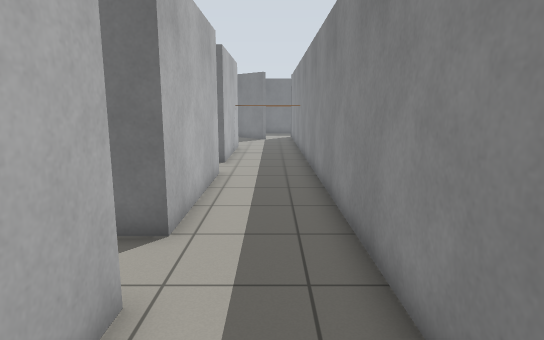
[1] (above)

24 first-person views from a walk through a Gazebo world. The camera is 1.2 m above the floor, tilts 10° down and sees 75° across. The floor is counted in squares, 0.5 m on a side. Each view is taken from the middle of a square. On the plan, view 1 faces up. The plan holds only what a view shows up to about 20 squares ahead; the rest is blank.

[2]
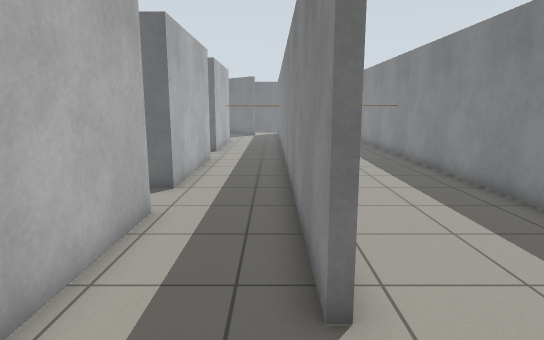

[3]
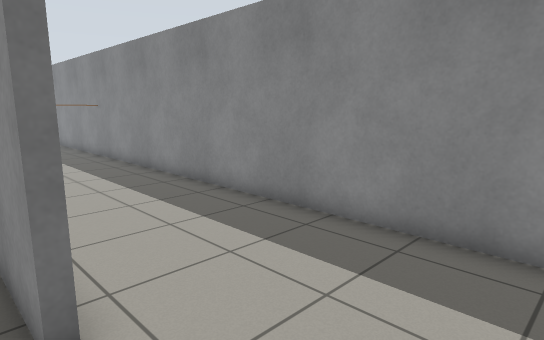

[4]
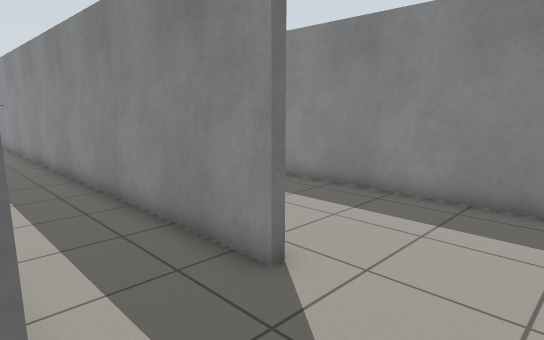

[5]
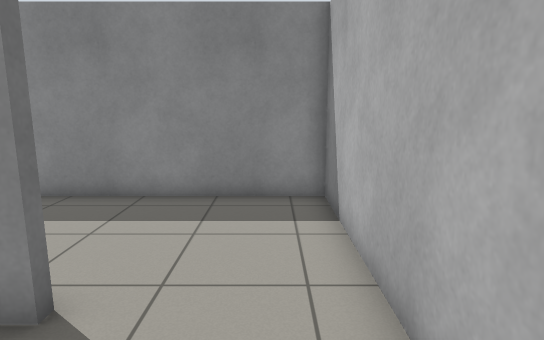

[6]
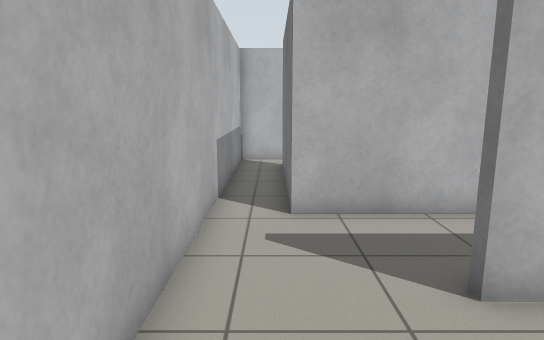

[7]
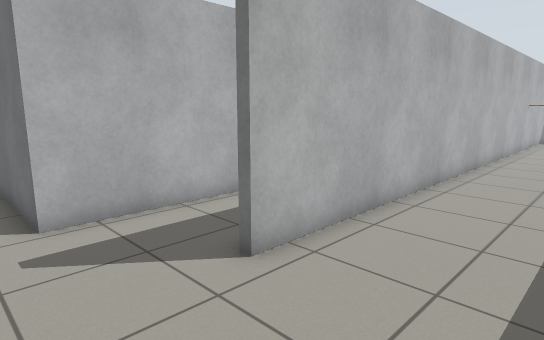

[8]
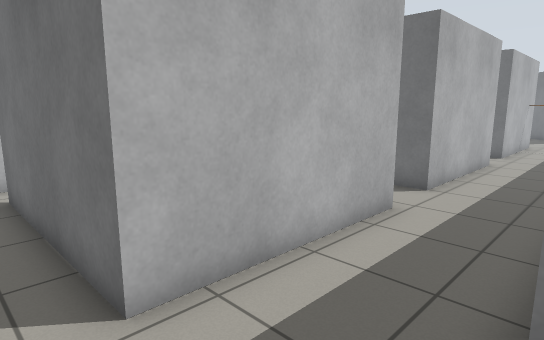

[9]
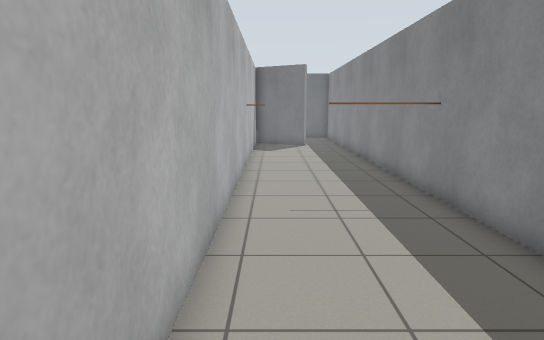

[10]
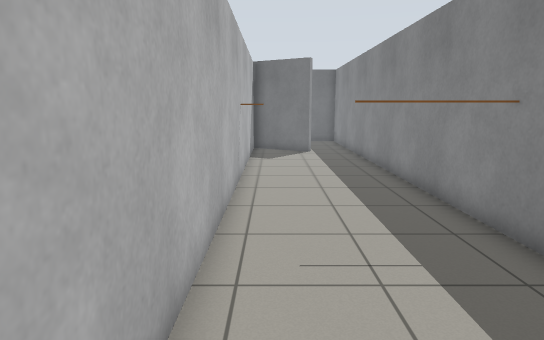

[11]
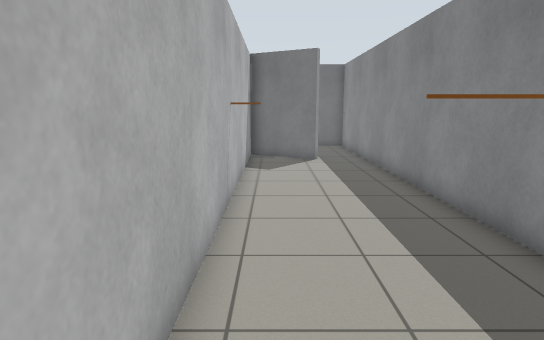

[12]
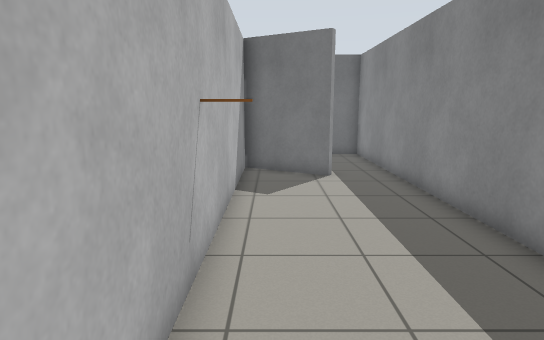

[13]
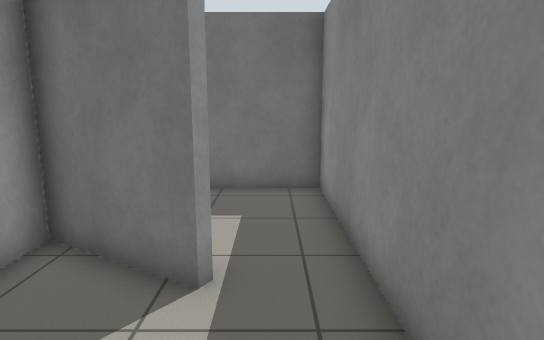

[14]
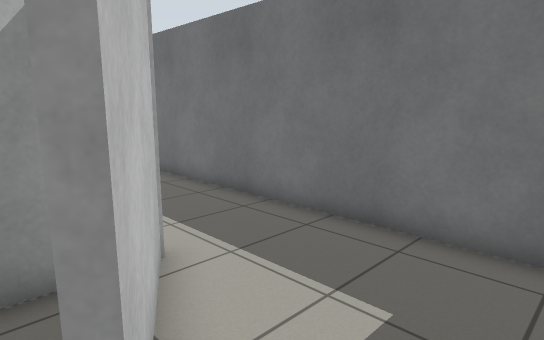

[15]
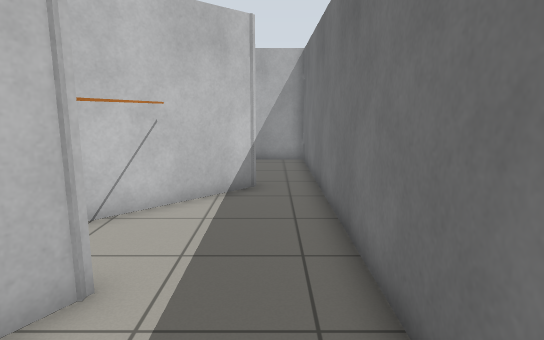

[16]
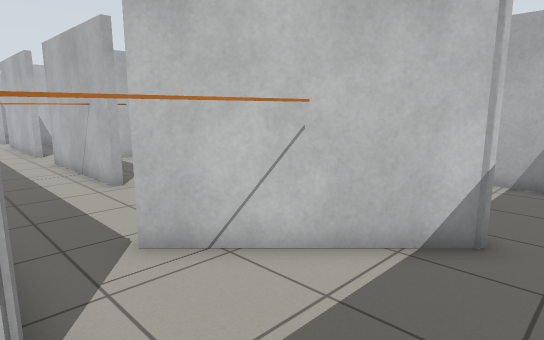

[17]
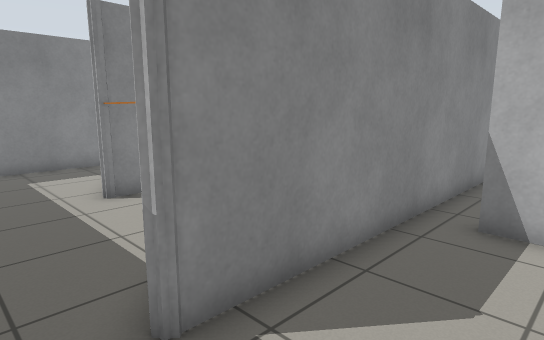

[18]
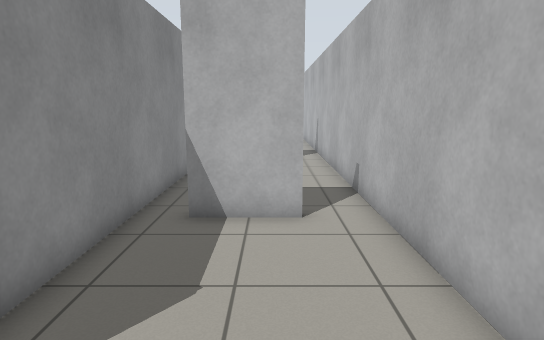

[19]
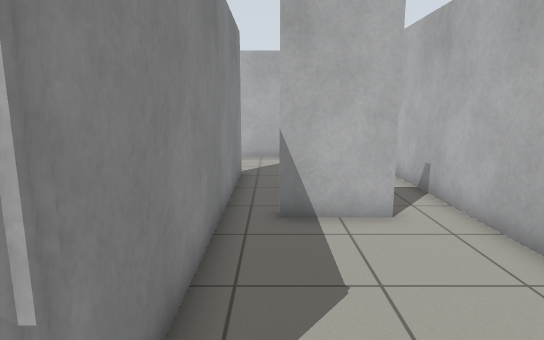

[20]
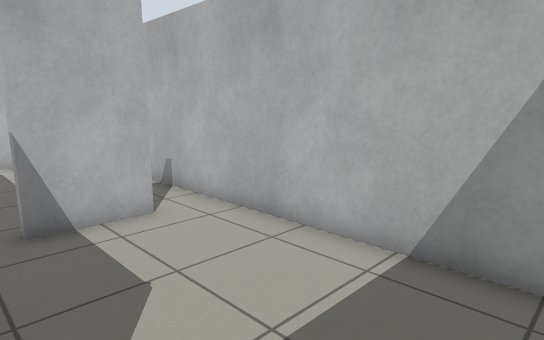

[21]
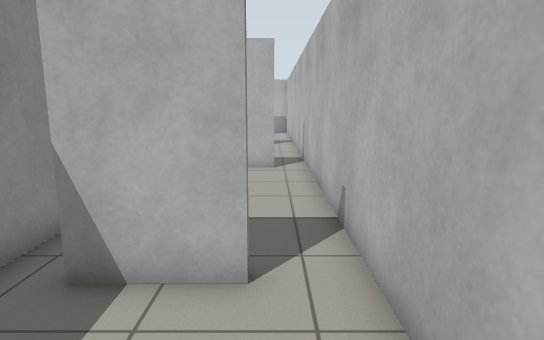

[22]
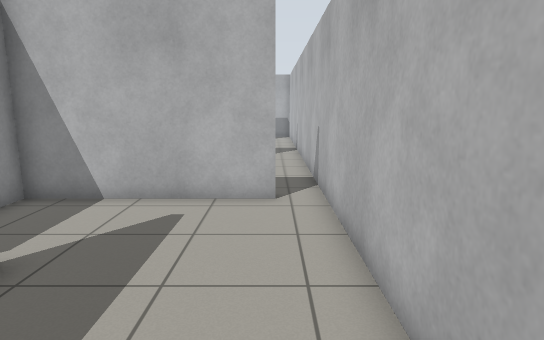

[23]
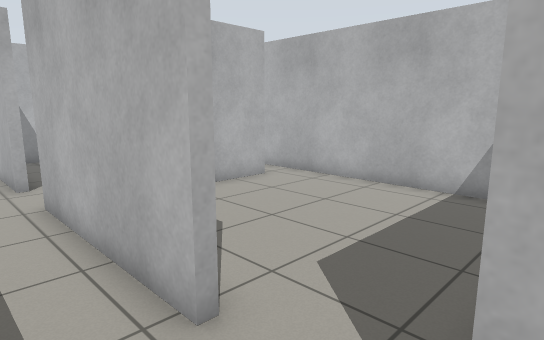

[24]
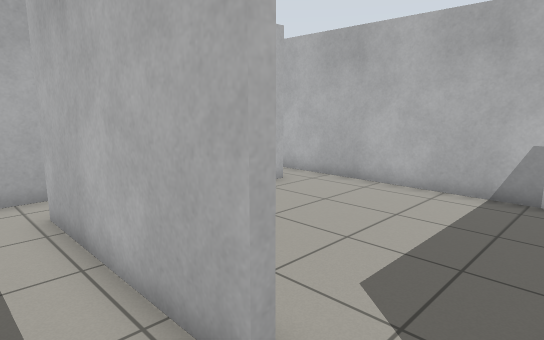

### Floor plan
Key: @ floor where view 1 was taken; # wall or solid block; x gap in a wall; . floor; T thing the floor can be seen under or through.
Columns run from 11 left of view 1 to 8 right of it. Each row starts with its distance up from view 1.
 34 ####################
 33 #..................#
 32 #..................#
 31 #.....##...........#
 30 #.....###..........#
 29 #.....# ##TTTTT....#
 28 #.....#  .#..####..#
 27 #.....#   ...#.....#
 26 #.....#   ...#.....#
 25 #..##x#  ....#.....#
 24 #..  .#  ....#.....#
 23 #..  .#  ....#.....#
 22 #.....# .#...#.....#
 21 #.....# .#.. #.....#
 20 #.....#. #TT #.....#
 19 #....... #...#.....#
 18 #........#...#.....#
 17 #........#...#.....#
 16 #.########...#.....#
 15 #..  ........#.....#
 14 #............#..TTT#
 13 #............#.....#
 12 #........#...#.....#
 11 #........#...#.....#
 10 #....... #...#.....#
  9 #......  #...#.....#
  8 #.....   #...#.....#
  7 #.....  ##...#.....#
  6 #..##   #....#.....#
  5 #............#.....#
  4 #............#.....#
  3 #........#...#.....#
  2 #........#...#.....#
  1 #...... .#...#.....#
  0 #.....  .#.@.#.....#
 -1 #....   .#.........#
 -2 #...    ##.........#
 -3 #.#######..........#
 -4 #..................#
 -5 ####################

Where each view was taken, in squares from view 1:
view 1: 0 up, 0 right, facing up
view 2: 4 down, 1 right, facing up
view 3: 4 down, 1 right, facing up-right
view 4: 4 down, 2 left, facing up-right
view 5: 3 down, 2 left, facing right
view 6: 3 down, 6 right, facing left
view 7: 4 down, 6 right, facing up-left
view 8: 4 down, 2 right, facing up-left
view 9: 5 up, 3 right, facing up
view 10: 8 up, 3 right, facing up
view 11: 11 up, 3 right, facing up
view 12: 15 up, 3 right, facing up
view 13: 23 up, 6 right, facing up
view 14: 27 up, 7 right, facing up-left
view 15: 32 up, 6 right, facing left
view 16: 33 up, 2 right, facing down-left
view 17: 33 up, 8 left, facing down-right
view 18: 33 up, 8 left, facing down
view 19: 33 up, 6 left, facing down
view 20: 33 up, 5 left, facing down-left
view 21: 30 up, 9 left, facing down
view 22: 25 up, 9 left, facing down
view 23: 16 up, 0 right, facing down-left
view 24: 6 up, 0 right, facing down-left
